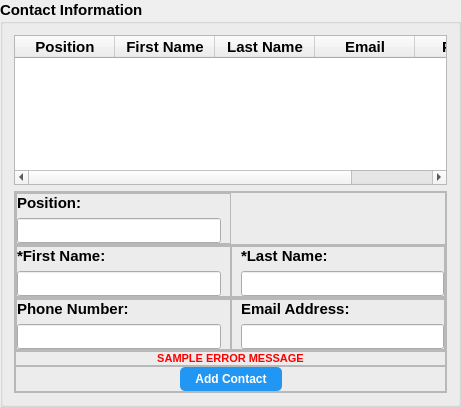
           <widget class="QGroupBox" name="contact_information_group_box">
            <property name="font">
             <font>
              <pointsize>11</pointsize>
              <weight>75</weight>
              <bold>true</bold>
             </font>
            </property>
            <property name="title">
             <string>Contact Information</string>
            </property>
            <property name="flat">
             <bool>true</bool>
            </property>
            <layout class="QVBoxLayout" name="verticalLayout_18">
             <item>
              <widget class="QTableWidget" name="contact_table_widget">
               <property name="minimumSize">
                <size>
                 <width>0</width>
                 <height>150</height>
                </size>
               </property>
               <property name="maximumSize">
                <size>
                 <width>16777215</width>
                 <height>150</height>
                </size>
               </property>
               <property name="editTriggers">
                <set>QAbstractItemView::NoEditTriggers</set>
               </property>
               <property name="selectionMode">
                <enum>QAbstractItemView::NoSelection</enum>
               </property>
               <property name="showGrid">
                <bool>false</bool>
               </property>
               <attribute name="verticalHeaderVisible">
                <bool>false</bool>
               </attribute>
               <column>
                <property name="text">
                 <string>Position</string>
                </property>
               </column>
               <column>
                <property name="text">
                 <string>First Name</string>
                </property>
               </column>
               <column>
                <property name="text">
                 <string>Last Name</string>
                </property>
               </column>
               <column>
                <property name="text">
                 <string>Email</string>
                </property>
               </column>
               <column>
                <property name="text">
                 <string>Phone</string>
                </property>
               </column>
              </widget>
             </item>
             <item>
              <widget class="QFrame" name="add_contact_frame">
               <property name="frameShape">
                <enum>QFrame::StyledPanel</enum>
               </property>
               <property name="frameShadow">
                <enum>QFrame::Raised</enum>
               </property>
               <layout class="QVBoxLayout" name="verticalLayout_17">
                <property name="spacing">
                 <number>0</number>
                </property>
                <property name="leftMargin">
                 <number>0</number>
                </property>
                <property name="topMargin">
                 <number>0</number>
                </property>
                <property name="rightMargin">
                 <number>0</number>
                </property>
                <property name="bottomMargin">
                 <number>0</number>
                </property>
                <item>
                 <widget class="QFrame" name="position_outter_frame">
                  <property name="frameShape">
                   <enum>QFrame::StyledPanel</enum>
                  </property>
                  <property name="frameShadow">
                   <enum>QFrame::Raised</enum>
                  </property>
                  <layout class="QHBoxLayout" name="horizontalLayout_4">
                   <property name="spacing">
                    <number>0</number>
                   </property>
                   <property name="leftMargin">
                    <number>0</number>
                   </property>
                   <property name="topMargin">
                    <number>0</number>
                   </property>
                   <property name="rightMargin">
                    <number>0</number>
                   </property>
                   <property name="bottomMargin">
                    <number>0</number>
                   </property>
                   <item>
                    <widget class="QFrame" name="contact_position_frame">
                     <property name="frameShape">
                      <enum>QFrame::StyledPanel</enum>
                     </property>
                     <property name="frameShadow">
                      <enum>QFrame::Raised</enum>
                     </property>
                     <layout class="QVBoxLayout" name="verticalLayout_11">
                      <property name="spacing">
                       <number>6</number>
                      </property>
                      <property name="leftMargin">
                       <number>0</number>
                      </property>
                      <property name="topMargin">
                       <number>0</number>
                      </property>
                      <property name="rightMargin">
                       <number>9</number>
                      </property>
                      <property name="bottomMargin">
                       <number>0</number>
                      </property>
                      <item>
                       <widget class="QLabel" name="contact_position_label">
                        <property name="text">
                         <string>Position:</string>
                        </property>
                       </widget>
                      </item>
                      <item>
                       <widget class="QLineEdit" name="contact_position_line_edit">
                        <property name="minimumSize">
                         <size>
                          <width>0</width>
                          <height>25</height>
                         </size>
                        </property>
                        <property name="maximumSize">
                         <size>
                          <width>16777215</width>
                          <height>25</height>
                         </size>
                        </property>
                       </widget>
                      </item>
                     </layout>
                    </widget>
                   </item>
                   <item>
                    <spacer name="position_outter_frame_right_spacer">
                     <property name="orientation">
                      <enum>Qt::Horizontal</enum>
                     </property>
                     <property name="sizeHint" stdset="0">
                      <size>
                       <width>206</width>
                       <height>20</height>
                      </size>
                     </property>
                    </spacer>
                   </item>
                  </layout>
                 </widget>
                </item>
                <item>
                 <widget class="QFrame" name="contact_name_outter_frame">
                  <property name="frameShape">
                   <enum>QFrame::StyledPanel</enum>
                  </property>
                  <property name="frameShadow">
                   <enum>QFrame::Raised</enum>
                  </property>
                  <layout class="QHBoxLayout" name="horizontalLayout">
                   <property name="spacing">
                    <number>0</number>
                   </property>
                   <property name="leftMargin">
                    <number>0</number>
                   </property>
                   <property name="topMargin">
                    <number>0</number>
                   </property>
                   <property name="rightMargin">
                    <number>0</number>
                   </property>
                   <property name="bottomMargin">
                    <number>0</number>
                   </property>
                   <item>
                    <widget class="QFrame" name="contact_first_name_frame">
                     <property name="frameShape">
                      <enum>QFrame::StyledPanel</enum>
                     </property>
                     <property name="frameShadow">
                      <enum>QFrame::Raised</enum>
                     </property>
                     <layout class="QVBoxLayout" name="verticalLayout_12">
                      <property name="leftMargin">
                       <number>0</number>
                      </property>
                      <property name="topMargin">
                       <number>0</number>
                      </property>
                      <property name="bottomMargin">
                       <number>0</number>
                      </property>
                      <item>
                       <widget class="QLabel" name="contact_first_name_label">
                        <property name="text">
                         <string>*First Name:</string>
                        </property>
                       </widget>
                      </item>
                      <item>
                       <widget class="QLineEdit" name="contact_first_name_line_edit">
                        <property name="minimumSize">
                         <size>
                          <width>0</width>
                          <height>25</height>
                         </size>
                        </property>
                        <property name="maximumSize">
                         <size>
                          <width>16777215</width>
                          <height>25</height>
                         </size>
                        </property>
                       </widget>
                      </item>
                     </layout>
                    </widget>
                   </item>
                   <item>
                    <widget class="QFrame" name="contact_last_name_frame">
                     <property name="frameShape">
                      <enum>QFrame::StyledPanel</enum>
                     </property>
                     <property name="frameShadow">
                      <enum>QFrame::Raised</enum>
                     </property>
                     <layout class="QVBoxLayout" name="verticalLayout_13">
                      <property name="leftMargin">
                       <number>9</number>
                      </property>
                      <property name="topMargin">
                       <number>0</number>
                      </property>
                      <property name="rightMargin">
                       <number>0</number>
                      </property>
                      <property name="bottomMargin">
                       <number>0</number>
                      </property>
                      <item>
                       <widget class="QLabel" name="contact_last_name_label">
                        <property name="text">
                         <string>*Last Name:</string>
                        </property>
                       </widget>
                      </item>
                      <item>
                       <widget class="QLineEdit" name="contact_last_name_line_edit">
                        <property name="minimumSize">
                         <size>
                          <width>0</width>
                          <height>25</height>
                         </size>
                        </property>
                        <property name="maximumSize">
                         <size>
                          <width>16777215</width>
                          <height>25</height>
                         </size>
                        </property>
                       </widget>
                      </item>
                     </layout>
                    </widget>
                   </item>
                  </layout>
                 </widget>
                </item>
                <item>
                 <widget class="QFrame" name="contact_reachback_outter_frame">
                  <property name="frameShape">
                   <enum>QFrame::StyledPanel</enum>
                  </property>
                  <property name="frameShadow">
                   <enum>QFrame::Raised</enum>
                  </property>
                  <layout class="QHBoxLayout" name="horizontalLayout_2">
                   <property name="spacing">
                    <number>0</number>
                   </property>
                   <property name="leftMargin">
                    <number>0</number>
                   </property>
                   <property name="topMargin">
                    <number>0</number>
                   </property>
                   <property name="rightMargin">
                    <number>0</number>
                   </property>
                   <property name="bottomMargin">
                    <number>0</number>
                   </property>
                   <item>
                    <widget class="QFrame" name="contact_phone_frame">
                     <property name="frameShape">
                      <enum>QFrame::StyledPanel</enum>
                     </property>
                     <property name="frameShadow">
                      <enum>QFrame::Raised</enum>
                     </property>
                     <layout class="QVBoxLayout" name="verticalLayout_15">
                      <property name="leftMargin">
                       <number>0</number>
                      </property>
                      <property name="topMargin">
                       <number>0</number>
                      </property>
                      <property name="bottomMargin">
                       <number>0</number>
                      </property>
                      <item>
                       <widget class="QLabel" name="contact_phone_label">
                        <property name="text">
                         <string>Phone Number:</string>
                        </property>
                       </widget>
                      </item>
                      <item>
                       <widget class="QLineEdit" name="contact_phone_line_edit">
                        <property name="minimumSize">
                         <size>
                          <width>0</width>
                          <height>25</height>
                         </size>
                        </property>
                        <property name="maximumSize">
                         <size>
                          <width>16777215</width>
                          <height>25</height>
                         </size>
                        </property>
                       </widget>
                      </item>
                     </layout>
                    </widget>
                   </item>
                   <item>
                    <widget class="QFrame" name="contact_email_frame">
                     <property name="frameShape">
                      <enum>QFrame::StyledPanel</enum>
                     </property>
                     <property name="frameShadow">
                      <enum>QFrame::Raised</enum>
                     </property>
                     <layout class="QVBoxLayout" name="verticalLayout_14">
                      <property name="topMargin">
                       <number>0</number>
                      </property>
                      <property name="rightMargin">
                       <number>0</number>
                      </property>
                      <property name="bottomMargin">
                       <number>0</number>
                      </property>
                      <item>
                       <widget class="QLabel" name="contact_email_label">
                        <property name="text">
                         <string>Email Address:</string>
                        </property>
                       </widget>
                      </item>
                      <item>
                       <widget class="QLineEdit" name="contact_email_line_edit">
                        <property name="minimumSize">
                         <size>
                          <width>0</width>
                          <height>25</height>
                         </size>
                        </property>
                        <property name="maximumSize">
                         <size>
                          <width>16777215</width>
                          <height>25</height>
                         </size>
                        </property>
                       </widget>
                      </item>
                     </layout>
                    </widget>
                   </item>
                  </layout>
                 </widget>
                </item>
                <item>
                 <widget class="QFrame" name="contact_error_frame">
                  <property name="maximumSize">
                   <size>
                    <width>16777215</width>
                    <height>25</height>
                   </size>
                  </property>
                  <property name="styleSheet">
                   <string notr="true">QFrame {
color: red;
}</string>
                  </property>
                  <property name="frameShape">
                   <enum>QFrame::StyledPanel</enum>
                  </property>
                  <property name="frameShadow">
                   <enum>QFrame::Raised</enum>
                  </property>
                  <layout class="QVBoxLayout" name="verticalLayout_16">
                   <property name="spacing">
                    <number>0</number>
                   </property>
                   <property name="leftMargin">
                    <number>0</number>
                   </property>
                   <property name="topMargin">
                    <number>0</number>
                   </property>
                   <property name="rightMargin">
                    <number>0</number>
                   </property>
                   <property name="bottomMargin">
                    <number>0</number>
                   </property>
                   <item>
                    <widget class="QLabel" name="contact_error_label">
                     <property name="font">
                      <font>
                       <pointsize>8</pointsize>
                       <weight>75</weight>
                       <bold>true</bold>
                      </font>
                     </property>
                     <property name="text">
                      <string>SAMPLE ERROR MESSAGE</string>
                     </property>
                     <property name="alignment">
                      <set>Qt::AlignCenter</set>
                     </property>
                    </widget>
                   </item>
                  </layout>
                 </widget>
                </item>
                <item>
                 <widget class="QFrame" name="contact_action_frame">
                  <property name="styleSheet">
                   <string notr="true">QPushButton {
padding: 5px 15px;
border: none;
border-radius: 5px;
background-color: rgb(33, 150, 243);
color: white;
}

QPushButton:Hover {
background-color: rgb(25, 105, 170);
}

QPushButton:Pressed {
background-color: rgb(33, 150, 243);
}</string>
                  </property>
                  <property name="frameShape">
                   <enum>QFrame::StyledPanel</enum>
                  </property>
                  <property name="frameShadow">
                   <enum>QFrame::Raised</enum>
                  </property>
                  <layout class="QHBoxLayout" name="horizontalLayout_3">
                   <property name="spacing">
                    <number>0</number>
                   </property>
                   <property name="leftMargin">
                    <number>0</number>
                   </property>
                   <property name="topMargin">
                    <number>0</number>
                   </property>
                   <property name="rightMargin">
                    <number>0</number>
                   </property>
                   <property name="bottomMargin">
                    <number>0</number>
                   </property>
                   <item>
                    <spacer name="contact_action_frame_left_spacer">
                     <property name="orientation">
                      <enum>Qt::Horizontal</enum>
                     </property>
                     <property name="sizeHint" stdset="0">
                      <size>
                       <width>164</width>
                       <height>20</height>
                      </size>
                     </property>
                    </spacer>
                   </item>
                   <item>
                    <widget class="QPushButton" name="add_contact_button">
                     <property name="font">
                      <font>
                       <pointsize>9</pointsize>
                       <weight>75</weight>
                       <bold>true</bold>
                      </font>
                     </property>
                     <property name="text">
                      <string>Add Contact</string>
                     </property>
                    </widget>
                   </item>
                   <item>
                    <spacer name="contact_action_frame_right_spacer">
                     <property name="orientation">
                      <enum>Qt::Horizontal</enum>
                     </property>
                     <property name="sizeHint" stdset="0">
                      <size>
                       <width>163</width>
                       <height>20</height>
                      </size>
                     </property>
                    </spacer>
                   </item>
                  </layout>
                 </widget>
                </item>
               </layout>
              </widget>
             </item>
            </layout>
           </widget>
